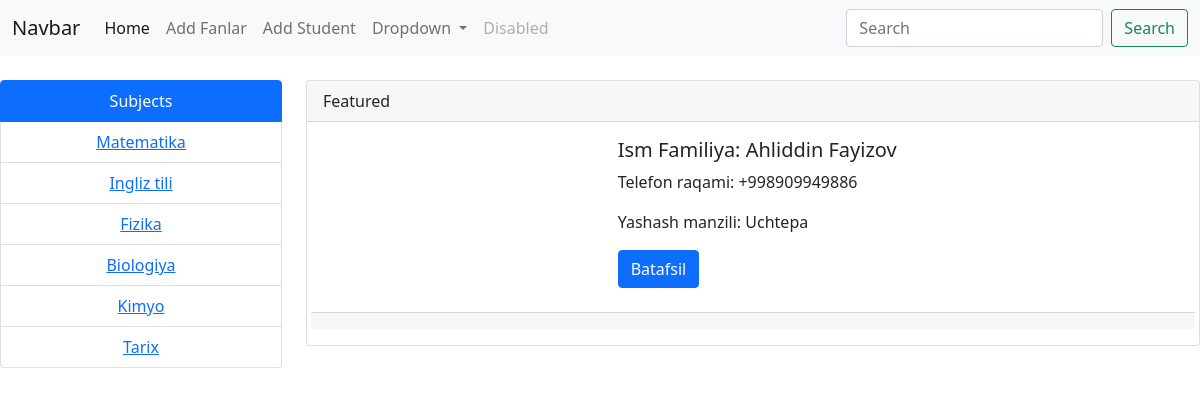
Page /app/fanlar/3 on the committed database.
### configapp/models.py (models this page shows, shortened)
class Fanlar(models.Model):
    title = models.CharField(max_length=150)

class Student(models.Model):
    fullname = models.CharField(max_length=150)
    phone = models.TextField()
    location = models.TextField(max_length=150)
    fan = models.ForeignKey(Fanlar,on_delete=models.CASCADE)

### configapp/views.py (the view)
# urls.py: path('fanlar/<int:fan_id>',get_fanlar,name='get_fanlar'),
def get_fanlar(request, fan_id):
    students = Student.objects.filter(fan_id=fan_id)
    fanlar = Fanlar.objects.all()
    context = {
        "fanlar": fanlar,
        "students": students,
    }
    return render(request, 'get_fanlar.html', context=context)

### configapp/templates/get_fanlar.html (shortened to what this page needs)
<!DOCTYPE html>
<html lang="en">
<head>
</head>
<link href="https://cdn.jsdelivr.net/npm/bootstrap@5.0.2/dist/css/bootstrap.min.css" rel="stylesheet">
<body>
<nav class="navbar navbar-expand-lg navbar-light bg-light">
  <div class="container-fluid">
    <a class="navbar-brand" href="#">Navbar</a>
    <div class="collapse navbar-collapse" id="navbarSupportedContent">
      <ul class="navbar-nav me-auto mb-2 mb-lg-0">
        <li class="nav-item">
          <a class="nav-link active" aria-current="page" href="{% url 'home' %}">Home</a>
        </li>
        <li class="nav-item">
          <a class="nav-link" href="{% url 'add_fanlar' %}">Add Fanlar</a>
        </li>
        <li class="nav-item">
          <a class="nav-link" href="{% url 'add_student' %}">Add Student</a>
        </li>
        <li class="nav-item dropdown">
          <a class="nav-link dropdown-toggle" href="#" id="navbarDropdown" role="button" data-bs-toggle="dropdown" aria-expanded="false">
            Dropdown
          </a>
        </li>
        <li class="nav-item">
          <a class="nav-link disabled" href="#" tabindex="-1" aria-disabled="true">Disabled</a>
        </li>
      </ul>
      <form class="d-flex">
        <input class="form-control me-2" type="search" placeholder="Search" aria-label="Search">
        <button class="btn btn-outline-success" type="submit">Search</button>
      </form>
    </div>
  </div>
</nav>
<div class="row">
  <div class="col-3 mt-4 text-center"><ul class="list-group ">
  <li class="list-group-item active" aria-current="true">Subjects</li>
    {% for item in fanlar %}
    <li class="list-group-item" ><a href="{% url 'get_fanlar' item.pk%}">{{item.title}}</a></li>
    {% endfor %}
</ul>
  </div>
  <div class="col-9 mt-4">
    {% for item in students %}
    <div class="card  ">
  <div class="card-header">
    Featured
  </div>
  <div class="card-body">
    <div class="row">
      <div class="col-4">
      </div>
      <div class="col-8"><h5 class="card-title">Ism Familiya: {{item.fullname}}</h5>
    <p class="card-text">Telefon raqami: {{item.phone}}</p>
    <p class="card-text">Yashash manzili: {{item.location}}</p>
    <a href="#" class="btn btn-primary mb-4">Batafsil</a>
  </div>
  <div class="card-footer text-muted">
  </div>
    </div>
    </div>
</div></div>
    {% endfor %}
</div>
</body>
</html>

### rows in the picture
Fanlar: title "Matematika"
Fanlar: title "Ingliz tili"
Fanlar: title "Fizika"
Fanlar: title "Biologiya"
Fanlar: title "Kimyo"
Fanlar: title "Tarix"
Student: fullname "Ahliddin Fayizov", phone "+998909949886", location "Uchtepa"
